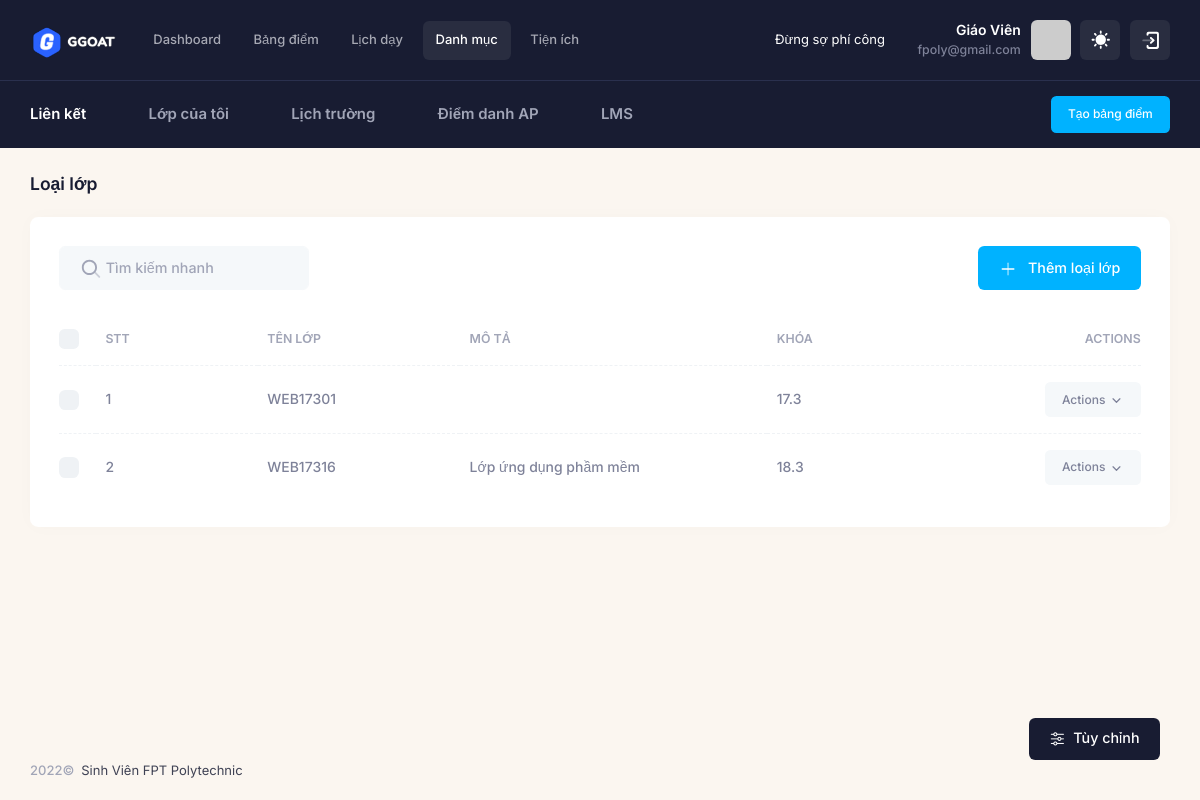
Page /danh-muc/loai-lop (signed in) on the earlier database version.
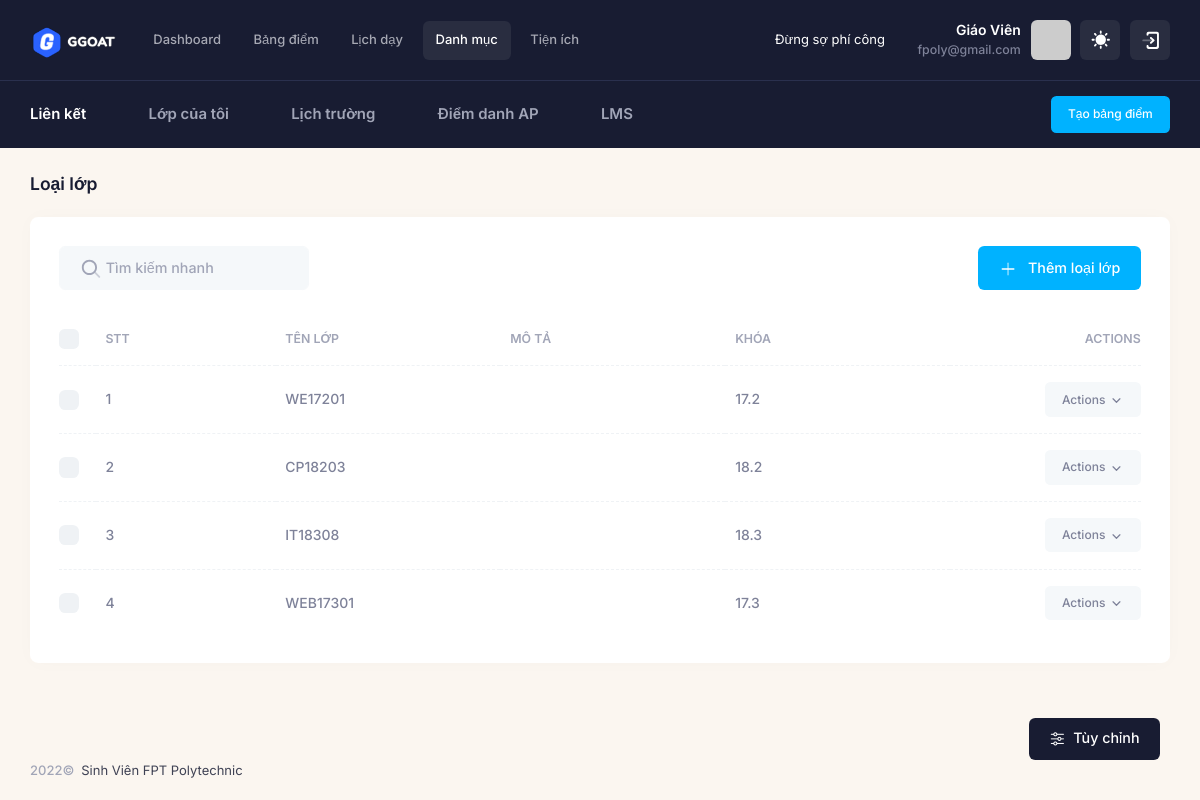
Same page on the later database version.
### tables this page shows
CREATE TABLE `lien_ket` (
  `id_lienket` int(11) NOT NULL,
  `ten` varchar(225) NOT NULL,
  `url` text NOT NULL,
  `mo_ta` text DEFAULT NULL,
  `id_teacher` int(11) NOT NULL
);

CREATE TABLE `loai_lop` (
  `id_loai` int(11) NOT NULL,
  `ten_lop` varchar(225) NOT NULL,
  `mo_ta` text DEFAULT NULL,
  `id_khoa` int(11) NOT NULL,
  `id_teacher` int(11) NOT NULL
);

CREATE TABLE `khoa` (
  `id_khoa` int(11) NOT NULL,
  `ten_khoa` varchar(225) NOT NULL,
  `id_teacher` int(11) NOT NULL
);

### app/controllers/Teacher.php (called while the page is built, shortened)
<?php
class Teacher extends  Controller
{
  public $data = array();
  public $model_home;
  public function __construct()
  {
    $this->model_home = $this->model('TeacherModel');
    $this->data['type'] = 'teacher';
    $this->data['page_parent'] = 'teacher';
    $this->data['page_target'] = 'teacher';
    $this->data = array_merge($this->data, $this->model_home->data);
  }
  public function loai_lop()
  {
    $this->model_home->loai_lop();
    $this->data['content'] = 'teacher/danhmuc/loai_lop';
    $this->data['page_title'] = 'Loại lớp';
    $this->data['page_parent'] = 'danh-muc';
    $this->data['page_target'] = 'loai-lop';
    $this->data = array_merge($this->data, $this->model_home->data);
    $this->render('layouts/teacher', $this->data);
  }
}

### index.php (called while the page is built, shortened)
<?php
require_once 'bootstrap.php';
$myApp = new App();

### bootstrap.php (called while the page is built, shortened)
<?php
if (!empty($_SERVER['HTTPS']) && $_SERVER['HTTPS'] == 'on') {
  $web_root = 'https://' . $_SERVER['HTTP_HOST'];
} else {
  $web_root = 'http://' . $_SERVER['HTTP_HOST'];
}
$folder = str_replace(strtolower($_SERVER['DOCUMENT_ROOT']), '', strtolower(__DIR__));
$base_url = $web_root . $folder . '/';
function BASE_URL($url)
{
  global $base_url;
  return $base_url . $url;
}
if (!empty($_SERVER['PATH_INFO'])) {
  $url = $_SERVER['PATH_INFO'];
} else {
  $url = '/';
}
$route = array_filter(explode('/', $url));
$route  = array_values($route);
function route($index)
{
  global $route;
  if (isset($route[$index])) {
    return $route[$index];
  } else {
    return false;
  }
}
require_once  'core/Database.php';
require_once  'core/Controller.php';

### core/Database.php (called while the page is built, shortened)
<?php
class Database
{
  private $conn;
  function connect()
  {
    if (!$this->conn) {
      try {
        $this->conn = mysqli_connect(
          $_ENV['DB_HOST'],
          $_ENV['DB_USERNAME'],
          $_ENV['DB_PASSWORD'],
          $_ENV['DB_DATABASE'],
          $_ENV['DB_PORT']
        );
        mysqli_query($this->conn, "set names 'utf8'");
      } catch (Exception $e) {
        error('503');
        die();
      }
    }
  }
  function getInfoTeacher($data)
  {
    if (isset($_SESSION['email'])) {
      $row = $this->conn->query(
        "SELECT * FROM `teachers`INNER JOIN `co_so` on co_so.id_coso = teachers.id_coso WHERE `email` = '" . $_SESSION['email'] . "' "
      )->fetch_array();
      if ($row) {
        return $row[$data];
      }
      return false;
    }
    return false;
  }
  function get_list($sql)
  {
    $result = mysqli_query($this->conn, $sql);
    $return = array();
    while ($row = mysqli_fetch_assoc($result)) {
      $return[] = $row;
    }
    return $return;
  }
}

### app/models/TeacherModel.php (called while the page is built, shortened)
<?php
class TeacherModel extends Model
{
    public function __construct()
    {
        $this->data = [
            'hoc_ky' => $this->get_list("SELECT * FROM  `hoc_ky`
            WHERE id_teacher  = '" . $this->getInfoTeacher('id_teacher') . "'
            order by case
            when ten_hocky LIKE '%spring%' then 1
            when ten_hocky LIKE '%summer%'  then 2
            when ten_hocky LIKE '%fall%'  then 3
            end
            , reverse(reverse(ten_hocky) + 0) + 0 DESC"),
            'khoa' =>
            $this->get_list(
                "SELECT * FROM `khoa` WHERE id_teacher = '" . $this->getInfoTeacher('id_teacher') . "'  ORDER BY ten_khoa DESC"
            ),
            'mon_hoc' =>
            $this->get_list(
                "SELECT * FROM `mon_hoc` WHERE id_teacher = '" . $this->getInfoTeacher('id_teacher') . "' ORDER BY id_mon DESC"
            ),
            'loai_lop' =>
            $this->get_list(
                "SELECT * FROM `loai_lop` WHERE  id_teacher = '" . $this->getInfoTeacher('id_teacher') . "' ORDER BY id_loai DESC"
            ),
            'lien_ket' =>
            $this->get_list(
                "SELECT * FROM `lien_ket` WHERE id_teacher = '" . $this->getInfoTeacher('id_teacher') . "'  ORDER BY id_lienket DESC limit 5"
            ),
        ];
    }
    public function loai_lop()
    {
        $this->data = [
            'loai_lop' => $this->get_list("SELECT loai_lop.*, khoa.ten_khoa FROM `loai_lop`
            INNER JOIN khoa ON khoa.id_khoa = loai_lop.id_khoa
            WHERE loai_lop.id_teacher = '" . $this->getInfoTeacher('id_teacher') . "'"),
            'khoa' => $this->get_list("SELECT * FROM `khoa` WHERE id_teacher = '" . $this->getInfoTeacher('id_teacher') . "'
              ORDER BY ten_khoa DESC"),
        ];
    }
}

### app/views/teacher/danhmuc/loai_lop.php (the view, shortened to what the changed rows need)
<div class="card">
  <div class="card-body py-4">
    <table class="table align-middle table-row-dashed fs-6 gy-5" id="kt_table_list">
      <thead>
        <tr class="text-start text-muted fw-bold fs-7 text-uppercase gs-0">
          <th class="w-10px pe-2">
            <div class="form-check form-check-sm form-check-custom form-check-solid me-3">
              <input class="form-check-input" type="checkbox" data-kt-check="true" data-kt-check-target="#kt_table_list .form-check-input" value="1" />
            </div>
          </th>
          <th class="min-w-100px">STT</th>
          <th class="min-w-125px">Tên lớp</th>
          <th class="min-w-125px">Mô tả</th>
          <th class="min-w-125px">Khóa</th>
          <th class="text-end min-w-100px">Actions</th>
        </tr>
      </thead>
      <tbody class="text-gray-600 fw-semibold">
        <?php
        if (!empty($this->model_home->data['loai_lop'])) {
          $data = $this->model_home->data['loai_lop'];
          $index = 1;
          foreach ($data as $item) {
            extract($item) ?>
            <tr>
              <td>
                <div class="form-check form-check-sm form-check-custom form-check-solid">
                  <input class="form-check-input" type="checkbox" value="<?= $id_loai ?>">
                </div>
              </td>
              <td> <?= $index++ ?> </td>
              <td> <?= $ten_lop ?> </td>
              <td> <?= $mo_ta ?> </td>
              <td> <?= $ten_khoa ?> </td>
              <td class="text-end">
                <a href="#" class="btn btn-light btn-active-light-primary btn-sm" data-kt-menu-trigger="click" data-kt-menu-placement="bottom-end">Actions
                  <span class="svg-icon svg-icon-5 m-0">
                  </span>
                </a>
              </td>
            </tr>
        <?php
          }
        } ?>
      </tbody>
    </table>
  </div>
</div>

### app/views/include/teacher/header.php (shortened to what the changed rows need)
<div id="kt_app_header" class="app-header">
  <div class="app-header-primary" data-kt-sticky="true" data-kt-sticky-name="app-header-primary-sticky" data-kt-sticky-offset="{default: 'false', lg: '300px'}">
    <div class="app-container container-xxl d-flex align-items-stretch justify-content-between">
      <div class="d-flex flex-grow-1 flex-lg-grow-0">
        <div class="app-header-menu app-header-mobile-drawer align-items-stretch" data-kt-drawer="true" data-kt-drawer-name="app-header-menu" data-kt-drawer-activate="{default: true, lg: false}" data-kt-drawer-overlay="true" data-kt-drawer-width="250px" data-kt-drawer-direction="start" data-kt-drawer-toggle="#kt_app_header_menu_toggle" data-kt-swapper="true" data-kt-swapper-mode="{default: 'append', lg: 'prepend'}" data-kt-swapper-parent="{default: '#kt_app_body', lg: '#kt_app_header_wrapper'}">
          <div class="menu menu-rounded menu-active-bg menu-state-primary menu-column menu-lg-row menu-title-gray-700 menu-icon-gray-500 menu-arrow-gray-500 menu-bullet-gray-500 my-5 my-lg-0 align-items-stretch fw-semibold px-2 px-lg-0" id="kt_app_header_menu" data-kt-menu="true">
            <?php
            $menu = [
              [
                'name' => 'Dashboard',
                'path' => 'dashboard',
              ],
              [
                'name' => 'Bảng điểm',
                'path' => 'bang-diem',
              ],
              [
                'name' => 'Lịch dạy',
                'path' => 'lich-day',
              ],
              [
                'name' => 'Danh mục',
                'path' => 'danh-muc',
                'sub' => [
                  [
                    'name' => 'Khóa học',
                    'path' => 'khoa-hoc',
                  ],
                  [
                    'name' => 'Học kỳ',
                    'path' => 'hoc-ky',
                  ],
                  [
                    'name' => 'Môn học',
                    'path' => 'mon-hoc',
                  ],
                  [
                    'name' => 'Loại lớp',
                    'path' => 'loai-lop',
                  ],
                  [
                    'name' => 'Loại điểm',
                    'path' => 'loai-diem',
                  ],
                ]
              ],
              [
                'name' => 'Tiện ích',
                'path' => 'tien-ich',
                'sub' => [
                  [
                    'name' => 'Liên kết',
                    'path' => 'lien-ket',
                  ],
                  [
                    'name' => 'Thành ngữ',
                    'path' => 'thanh-ngu',
                  ],
                ]
              ],
            ];
            ?>
            <?php
            foreach ($menu as $item) {
              extract($item); ?>
              <div <?= isset($sub) ? 'data-kt-menu-trigger="{' . "default: 'click'" . " ,lg:'hover'" . '}"' : '' ?> data-kt-menu-placement="bottom-start" class="menu-item <?= (route(0) == $path) || ((route(0) == '' && $path == 'dashboard')) ? 'here show' : false ?>" menu-lg-down-accordion menu-sub-lg-down-indention me-0 me-lg-2">
                <?php
                if (!isset($sub)) { ?>
                  <a class="menu-link py-3" href="<?= BASE_URL($path) ?>"><?= $name ?></a>
                <?php } else { ?>
                  <span class="menu-link py-3">
                    <span class="menu-title">
                      <?= $name ?>
                    </span>
                  <?php } ?>
                  </span>
              </div>
            <?php } ?>
          </div>
        </div>
      </div>
    </div>
  </div>
  <div class="app-header-secondary">
    <div class="app-container container-xxl d-flex align-items-stretch">
      <div class="w-100 d-flex flex-stack">
        <div class="d-flex flex-stack me-5">
          <div class="d-flex gap-1 gap-lg-2">
            <?php
            if (!empty($this->data['lien_ket'])) {
              $lien_ket = $this->data['lien_ket'];
              foreach ($lien_ket as $item) {
                extract($item);
            ?>
                <a href="<?= $url ?>" target="_blank" class="custom-link rounded px-lg-4 py-lg-2 d-flex flex-center">
                  <span class="d-none d-lg-inline text-muted fw-bold text-hover-primary fs-5 ps-3"><?= $ten ?></span>
                </a>
            <?php }
            } ?>
          </div>
        </div>
      </div>
    </div>
  </div>
</div>

Differences in the rows shown:
removed loai_lop: ten_lop "WEB17316", mo_ta "Lớp ứng dụng phầm mềm", id_khoa.ten_khoa "18.3"
added loai_lop: ten_lop "WE17201", id_khoa.ten_khoa "17.2"
added loai_lop: ten_lop "CP18203", id_khoa.ten_khoa "18.2"
added loai_lop: ten_lop "IT18308", id_khoa.ten_khoa "18.3"
